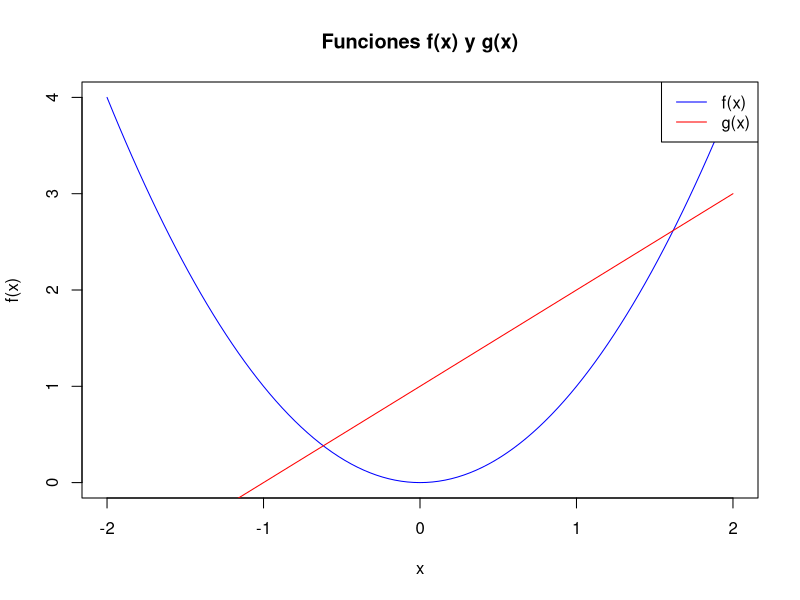
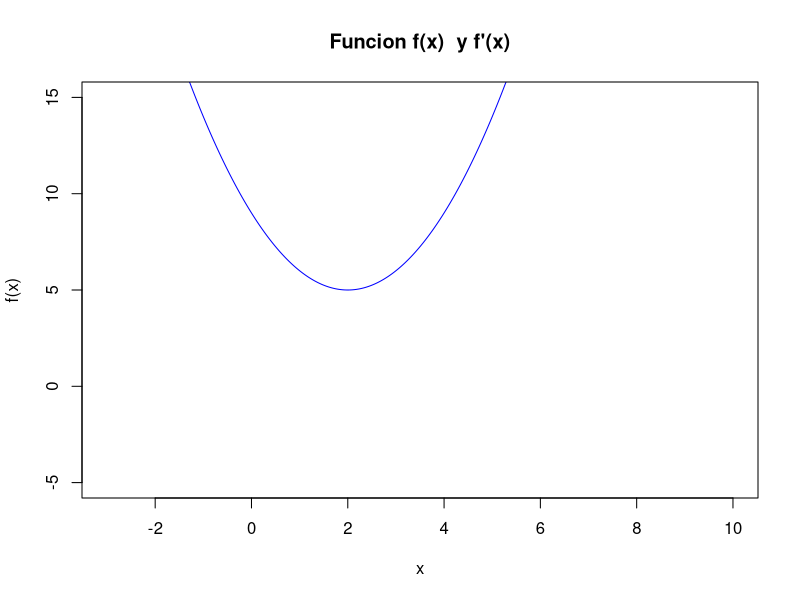

Write R code to recreate these figures, in order. (Note: this script raises an error after producing the figures.)
## ---- chunk 1


f <- function(x) x^2
g <- function(x) x+1

#Aquí, length.out = 101 indica que se desea una secuencia de 101 valores equiespaciados entre -2 y 2
x <- seq(-2, 2, length.out = 101)

#El argumento type = "l" indica que se desea graficar una línea. El argumento col = "blue" indica que se desea usar el color azul para graficar la función.
plot(x, f(x), type = "l", col = "blue", xlab = "x", ylab = "f(x)", main = "Funciones f(x) y g(x)")
points(x, g(x), type = "l", col = "red")


#Agregar la función g(x) a la figura usando el comando points, con los mismos valores x y diferentes valores y. También se puede agregar una leyenda para indicar qué función corresponde a cada color:
#less

legend("topright", legend = c("f(x)", "g(x)"), col = c("blue", "red"), lty = 1)

## ---- chunk 2
f <- function(x) x^2-4*x+9
derivada <-D(expression(x^2-4*x+9), 'x')
fprima <- eval(derivada)
#x<- 2
#eval(derivada)

x <- seq(-3, 7, length.out = 300)
plot(x, f(x), type = "l",xlim=c(-3,10), ylim = c(-5,15), col = "blue", xlab = "x", ylab = "f(x)", main = "Funcion f(x)  y f'(x)")
points(x, eval(fprima), type = "l", col = "red")
legend("topright", legend = c("f(x)", "g(x)"), col = c("blue", "red"), lty = 1)

j = optimize(f, lower = -20, upper = 20) # encuentra el minimo entre
j
j$minimum
x = j$minimum
round(eval(derivada), 0)
x = 2
eval(derivada)

## ---- chunk 3
f = function(x) cos(x)
derivada <-D(expression(cos(x)), 'x')
fprima <- eval(derivada)
x = seq(pi/4, (9/4) * pi, length.out = 100)

plot(x, f(x), type = "l",xlim=c(0,8), ylim = c(-1.5,1.5), col = "blue", xlab = "x", ylab = "f(x)", main = "Funcion f(x)  y f'(x)")
points(x, eval(fprima), type = "l", col = "red")
legend("topright", legend = c("f(x)", "f'(x)"), col = c("blue", "red"), lty = 1)

#a) La derivada sera positiva en x ={4, 5,6} negativa en x = {1,2,3}cero en x = {3.25, 6.25}
#d)Determinar el valor que minimiza la función $f$.
min = optimize(f, lower = -2, upper = 10) # encuentra el minimo entre
cat("El valor que minimiza la función f(x) es:", j$minimum)
#e) ¿Cuánto vale $f^{\prime}(x)$ evaluada en el valor hallado en el item anterior?
x = min$minimum
cat("\nf'(x) en el valor que minimiza a f(x) es", round(eval(derivada),0))
#f)Determinar el valor que maximiza la función $f$.
max <- optimize(f, interval = c(pi/4, 9*pi/4), maximum = TRUE)
cat("\nEl valor que maximiza la función f(x) es:", max$maximum)
#g) ¿Cuánto vale $f^{\prime}(x)$ evaluada en el valor hallado en el item anterior?
x = max$maximum
cat("\nf'(x) en el valor que maximiza a f(x) es", round(eval(derivada),0))
## ---- chunk 4
f = function(x) 2*x
x = seq(0, 2, length.out = 100)
plot(x, f(x), type = "l", xlab = "x", ylab = "f(x)", main = "Gráfico de f(x) = 2x")

#b) 
area = integrate(f,0,1)
area$value
## ---- chunk 5
f = function(x) 2*x + 1
x = seq(0, 2, length.out = 100)
plot(x, f(x), type = "l", xlab = "x", ylab = "f(x)", main = "Gráfico de f(x) = 2x + 1")

#b) 
area = integrate(f,0.5,1.5)
area

#c)
x <- seq(0.5, 1.5, length.out=100)
y <- f(x)
polygon(c(0.5, x, 1.5), c(0, y, 0), col="gray")
curve(f, 0, 2, add=TRUE)
## ---- chunk 6
f = function(x) -x + 1
x = seq(0, 2, length.out = 100)
plot(x, f(x), type = "l", xlab = "x", ylab = "f(x)", main = "Gráfico de f(x) = -x+1")

#b) 
area = integrate(f,1,2)
area

#c)
#x <- seq(1, 2, length.out=100)
#y <- f(x)
#polygon(c(1, x, 2), c(0, y, 0), col="gray")
#curve(f, 0, 2, add=TRUE)
## ---- chunk 7
f = function(x) exp(-2*x)
x = seq(0, 7, length.out = 100)
plot(x, f(x), type = "l", xlab = "x", ylab = "f(x)", main = "Gráfico de f(x) = exp(-2x)")

#b) 
area_1 = integrate(f,0,2)
area_1$value
area_2 = integrate(f,0,4)
area_2$value
area_3 = integrate(f,0,5)
area_3$value
area_4 = integrate(f,0,100)
area_4$value
area_5 = integrate(f,0,Inf)
area_5$value



## ---- chunk 8
f = function(x) exp(-2*x)
g = function(x) exp(-x)

x <- seq(-0, 5, length.out = 101)

plot(x, f(x), type = "l", col = "blue", xlab = "x", ylab = "f(x)", main = "Funciones f(x) y g(x)")
points(x, g(x), type = "l", col = "red")
legend("topright", legend = c("f(x)", "g(x)"), col = c("blue", "red"), lty = 1)

area <- integrate(function(x) g(x) - f(x), lower = 1, upper = 3)
area$
area$value

# Crear vectores de coordenadas para el polígono a sombrear
xshade <- c(1, seq(1, 3, length.out = 101), 3, 3, 1)
yshade <- c(f(1), f(seq(1, 3, length.out = 101)), f(3), g(3), g(1))

# Sombrear el polígono
polygon(xshade, yshade, col = "gray")
#cat("El área encerrada entre f(x) y g(x), x = 1 y x = 3 es:", area)

#a = integrate(g,1,3)
#b = integrate(f,1,3)
#a
#b
## ---- chunk 9
f = function(x) exp(-lambdas*x)
x <- seq(0, 1.5, 100)
lambdas = seq(0.01,10,0.01)
integral <- numeric(length(lambdas))

for (i in seq_along(lambdas)) {
  integral[i] =  integrate(function(x) exp(-lambdas[i]*x), 0, 1.5)$value
}

plot(lambdas, integral, type = "l", xlab = expression(lambda), ylab = "Integral")

## ---- chunk 10
f = function(x) exp(-3*x)

integrate(f, 0, Inf)

## ---- chunk 11
 pnorm(2) - pnorm(-2)
## ---- chunk 12
f <- function(x) { 1/sqrt(2*pi) * exp(-x^2/2) }
integrate(f, -2, 2)$value

## ---- chunk 13
integrate(f, -2, 2)$value
## ---- chunk 14
mu <- 3
sigma <- 2
pnorm(1, mean = mu, sd = sigma)

## ---- chunk 15
pnorm(1, mean = mu, sd = sigma) - pnorm(-Inf, mean = mu, sd = sigma)
## ---- chunk 16
mu <- 3
sigma <- 2
f <- function(x) dnorm(x, mean = mu, sd = sigma)
result <- integrate(f, -Inf, 1)
result$value # El resultado es 0.6914625


